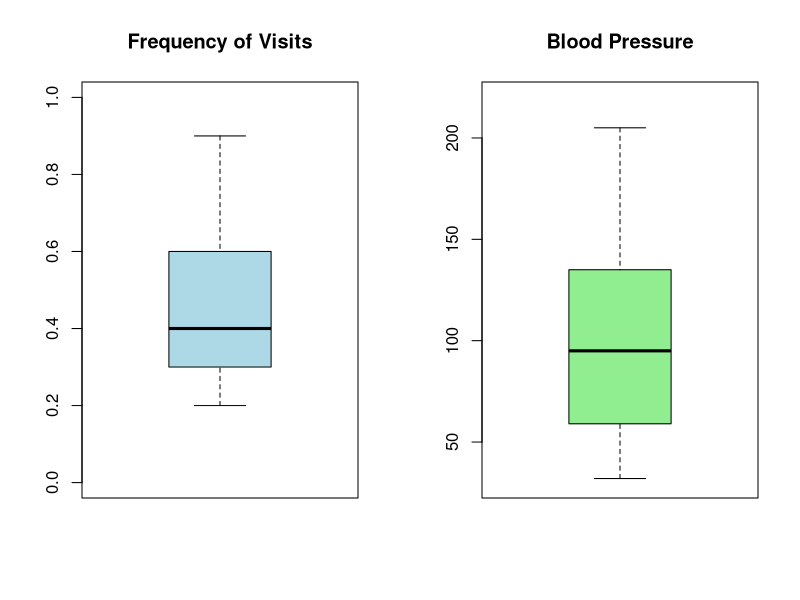
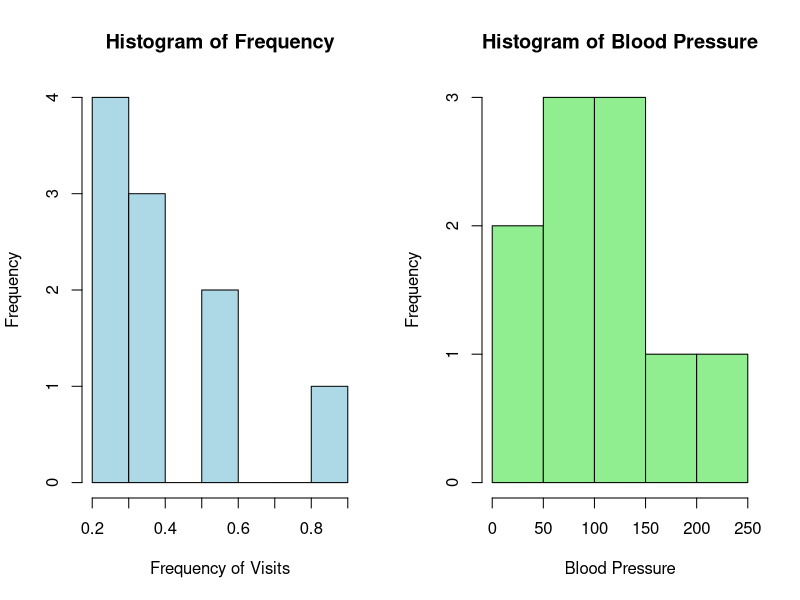

Recreate these plots in R, in order.
Frequency <- c(0.6, 0.3, 0.4, 0.4, 0.2, 0.6, 0.3, 0.4, 0.9, 0.2)
BP <- c(103, 87, 32, 42, 59, 109, 78, 205, 135, 176)
First <- c(1, 1, 1, 1, 0, 0, 0, 0, NA, 1)
Second <- c(0, 0, 1, 1, 0, 0, 1, 1, 1, 1)
FinalDecision <- c(0, 1, 0, 1, 0, 1, 0, 1, 1, 1)

# Set up a 1x2 layout for the boxplots
par(mfrow = c(1, 2))

# Individual boxplots with their own y-axis limits (ylim)
boxplot(Frequency, main = "Frequency of Visits", col = "lightblue", ylim = c(0, 1))
boxplot(BP, main = "Blood Pressure", col = "lightgreen", ylim = c(30, 220))

# Histogram for Frequency
hist(Frequency, main = "Histogram of Frequency", col = "lightblue", xlab = "Frequency of Visits", ylab = "Frequency")

# Histogram for BP
hist(BP, main = "Histogram of Blood Pressure", col = "lightgreen", xlab = "Blood Pressure", ylab = "Frequency")

# Reset layout back to default
par(mfrow = c(1, 1))
